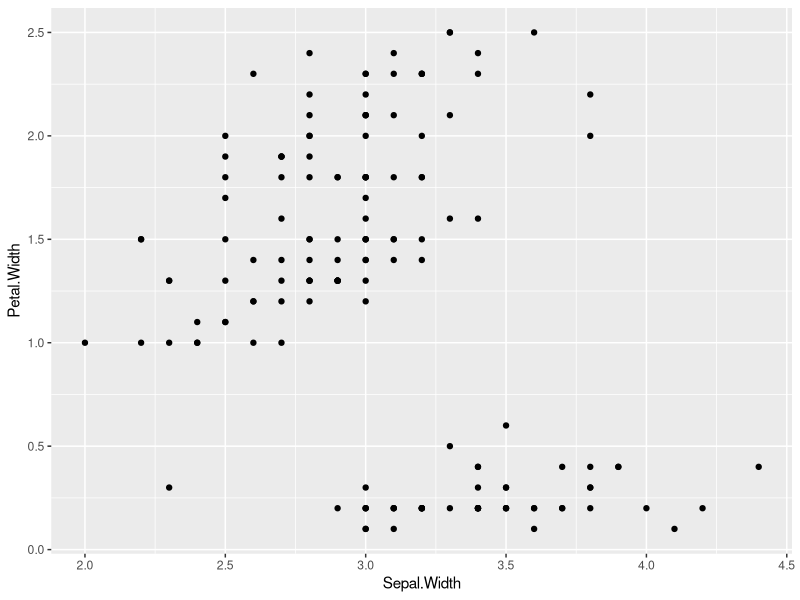
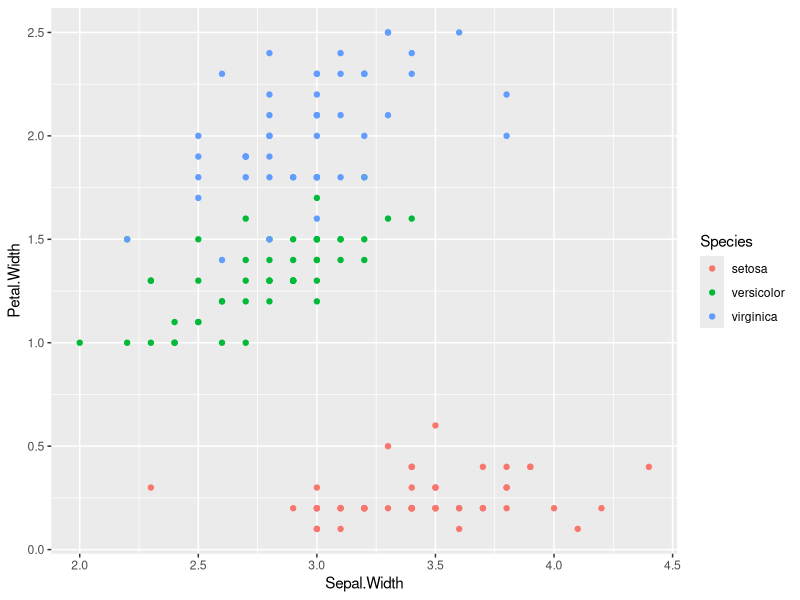
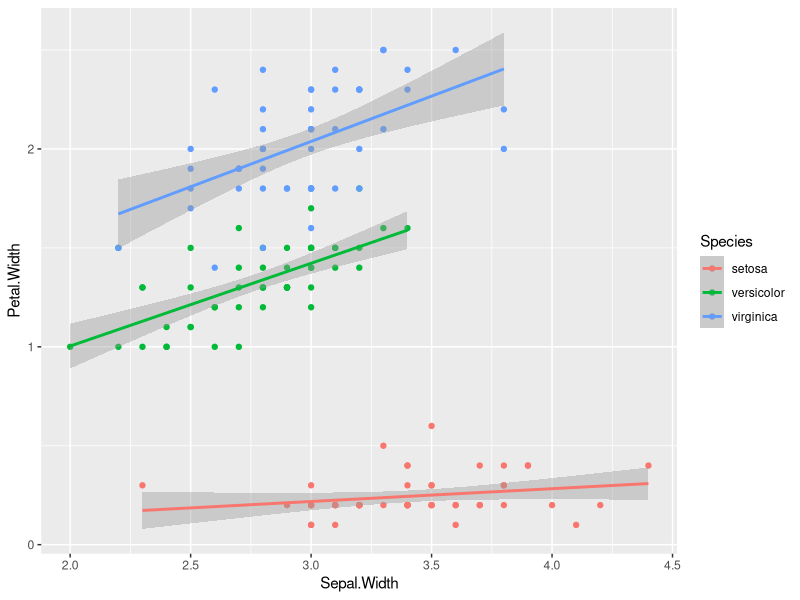
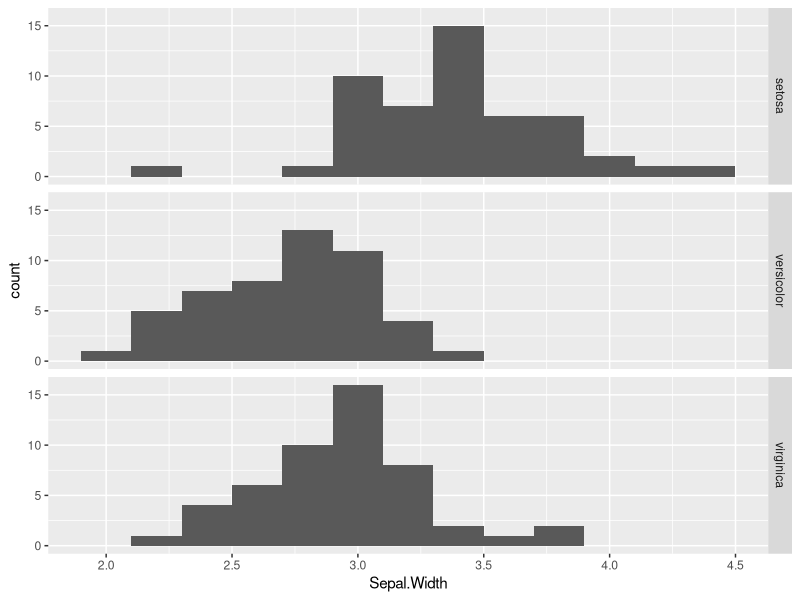
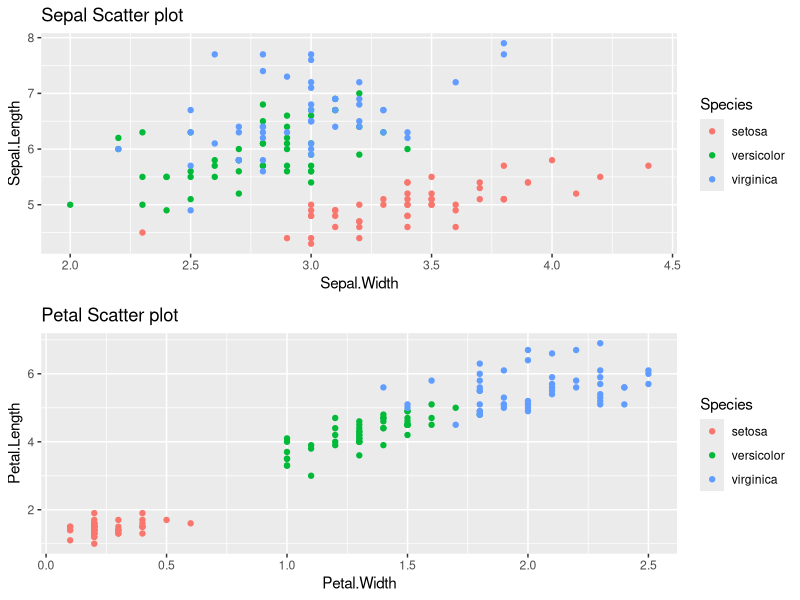
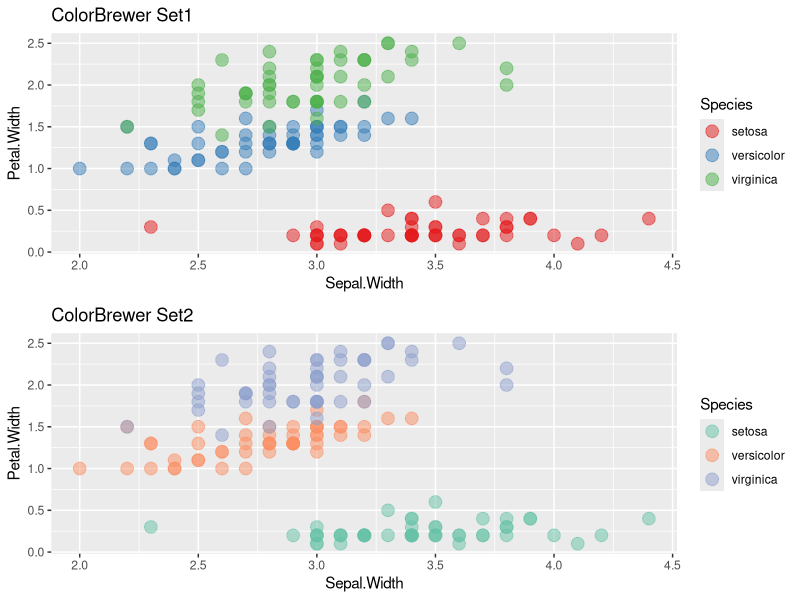
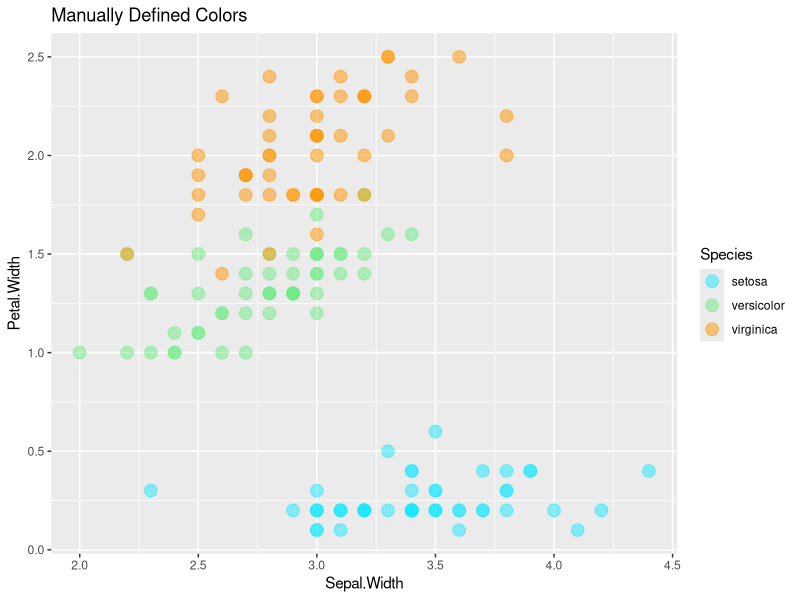
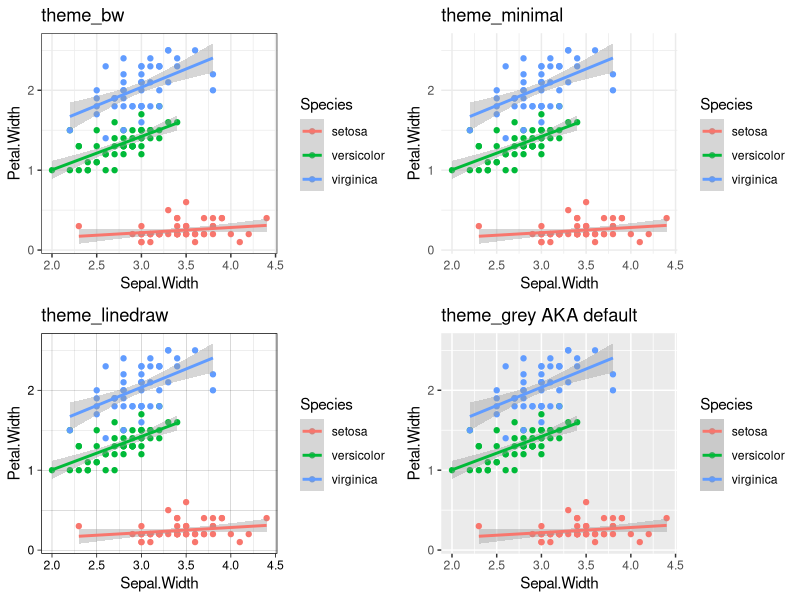

Source code (R) for these figures, in order:
## ---- chunk 1
library(ggplot2)
## ---- chunk 2
ggplot(iris, aes(x = Sepal.Width, y = Petal.Width)) + 
  geom_point() 
## ---- chunk 3
ggplot(iris, aes(x = Sepal.Width, y = Petal.Width)) + 
  geom_point(aes(color = Species)) 
## ---- chunk 4
ggplot(iris, aes(x = Sepal.Width, y = Petal.Width)) + 
  geom_point(aes(color = Species)) + 
  stat_smooth(method="lm", aes(color = Species))
## ---- chunk 5
ggplot(iris, aes(x = Sepal.Width)) + 
  geom_histogram(binwidth = 0.2) + 
  facet_grid(Species ~ .)
## ---- chunk 6
library(gridExtra)
## ---- chunk 7
g.sepal <- ggplot(iris, aes(x = Sepal.Width, y = Sepal.Length)) + 
  geom_point(aes(color = Species)) + ggtitle("Sepal Scatter plot")
g.petal <- ggplot(iris, aes(x = Petal.Width, y = Petal.Length)) + 
  geom_point(aes(color = Species)) + ggtitle("Petal Scatter plot")
## ---- chunk 8
grid.arrange(g.sepal, g.petal)
## ---- chunk 9
# making four graphs to show some different color pallettes
g.brew1 <- ggplot(iris, aes(x = Sepal.Width, y = Petal.Width)) + 
  geom_point(aes(color = Species), size = 4, alpha = 0.5) +
  scale_color_brewer(palette = "Set1") + ggtitle("ColorBrewer Set1")
g.brew2 <- ggplot(iris, aes(x = Sepal.Width, y = Petal.Width)) + 
  geom_point(aes(color = Species), size = 4, alpha = 0.5) +
  scale_color_brewer(palette = "Set2") + ggtitle("ColorBrewer Set2")
## ---- chunk 10
grid.arrange(g.brew1, g.brew2)
## ---- chunk 11
ggplot(iris, aes(x = Sepal.Width, y = Petal.Width)) + 
  geom_point(aes(color = Species), size = 4, alpha = 0.5) +
  scale_color_manual(values = c("#1BE7FF", "#6EEB83", "#FF9502")) + ggtitle("Manually Defined Colors")

## ---- chunk 12
# making four plots to then later display in a grid

g.bw <- ggplot(iris, aes(x = Sepal.Width, y = Petal.Width)) + 
  geom_point(aes(color = Species)) + 
  stat_smooth(method="lm", aes(color = Species)) + 
  theme_bw() + ggtitle("theme_bw")
g.minimal <- ggplot(iris, aes(x = Sepal.Width, y = Petal.Width)) + 
  geom_point(aes(color = Species)) + 
  stat_smooth(method="lm", aes(color = Species)) + 
  theme_minimal() + ggtitle("theme_minimal")
g.linedraw <- ggplot(iris, aes(x = Sepal.Width, y = Petal.Width)) + 
  geom_point(aes(color = Species)) + 
  stat_smooth(method="lm", aes(color = Species)) + 
  theme_linedraw() + ggtitle("theme_linedraw")
g.grey <- ggplot(iris, aes(x = Sepal.Width, y = Petal.Width)) + 
  geom_point(aes(color = Species)) + 
  stat_smooth(method="lm", aes(color = Species)) + 
  theme_grey() + ggtitle("theme_grey AKA default")
## ---- chunk 13
grid.arrange(g.bw, g.minimal, g.linedraw, g.grey)
## ---- chunk 14
theme_dned <- theme_bw() +
  theme(axis.text = element_text(size = rel(0.8),colour = "grey50"),
        plot.title = element_text(size = rel(1.2)),
        panel.grid.major = element_line(colour = "#643B0F"),
        panel.grid.minor = element_line(colour = NA ),
        panel.background = element_rect( fill = "#EFE0B9" ),
        plot.background = element_rect(fill = "#FFFFF0"))
## ---- chunk 15
theme_set(theme_dned)
## ---- chunk 16
ggplot(iris, aes(x = Sepal.Width, y = Petal.Width)) + 
  geom_point(aes(color = Species)) + 
  stat_smooth(method="lm", aes(color = Species))
## ---- chunk 17
theme_bw
